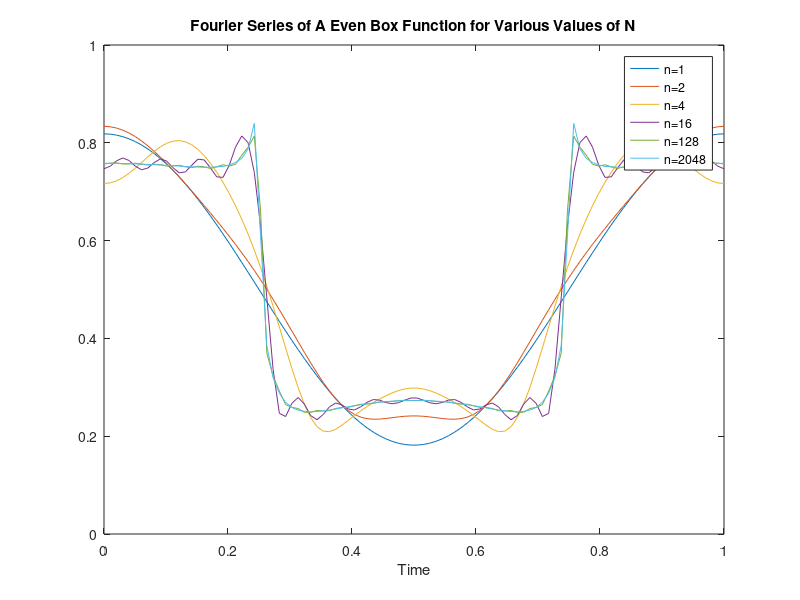

This chart was generated by the following MATLAB code:
%% Assignment 3 Question 2 Fourier Series 
clear all; close all; 
a0 = 1;
w = 2*pi;  
sm = 0; %This is an even function so there won't be any contribution from the odd function extention
t= linspace(0,1);

n = [1 2 4 16 128 2048]; %n values for separate trunacated series 
a1 = zeros(1, numel(t)); %makes matrix to preallocate for speed 
a2 = zeros(1, numel(t));
a3 = zeros(1, numel(t));
a4 = zeros(1, numel(t));
a5 = zeros(1, numel(t));
a6 = zeros(1, numel(t));
dc = a0/2; %this is the dc term pulled out 
 
for v=1:n(1)%for loop creates a vector from 1:n and steps through each value
    cn(v) = -2/(v*w)*((-1).^((v+1)/2));
    a1 = a1 + cn(v).*cos(v.*w*t); %ask how to make a second for loop work to go through the n values for the series so you don't gotta do this shit yourself 
end

for v=1:n(2)%for loop creates a vector from 1:n and steps through each value
    cn(v) = -2/(v*w)*((-1).^((v+1)/2));
    a2 = a2 + cn(v).*cos(v.*w*t); %ask how to make a second for loop work to go through the n values for the series so you don't gotta do this shit yourself 
end

for v=1:n(3)%for loop creates a vector from 1:n and steps through each value
    cn(v) = -2/(v*w)*((-1).^((v+1)/2));
    a3 = a3 + cn(v).*cos(v.*w*t); %ask how to make a second for loop work to go through the n values for the series so you don't gotta do this shit yourself 
end

for v=1:n(4)%for loop creates a vector from 1:n and steps through each value
    cn(v) = -2/(v*w)*((-1).^((v+1)/2));
    a4 = a4 + cn(v).*cos(v.*w*t); %ask how to make a second for loop work to go through the n values for the series so you don't gotta do this shit yourself 
end

for v=1:n(5)%for loop creates a vector from 1:n and steps through each value
    cn(v) = -2/(v*w)*((-1).^((v+1)/2));
    a5 = a5 + cn(v).*cos(v.*w*t); %ask how to make a second for loop work to go through the n values for the series so you don't gotta do this shit yourself 
end

for v=1:n(6)%for loop creates a vector from 1:n and steps through each value
    cn(v) = -2/(v*w)*((-1).^((v+1)/2));
    a6 = a6 + cn(v).*cos(v.*w*t); %ask how to make a second for loop work to go through the n values for the series so you don't gotta do this shit yourself 
end

A1 = dc+a1;
A2 = dc+a2; 
A3 = dc+a3; 
A4 = dc+a4; 
A5 = dc+a5; 
A6 = dc+a6; 

figure(1) 
plot(t,abs(A1))
hold on;
plot(t,abs(A2))
hold on;
plot(t,abs(A3))
hold on;
plot(t,abs(A4))
hold on;
plot(t,abs(A5))
hold on; 
plot(t,abs(A6))
hold on;
title('Fourier Series of A Even Box Function for Various Values of N') 
xlabel('Time') 
legend('n=1','n=2','n=4','n=16','n=128','n=2048')

%% Comments 
% The Fourier Series returns functions similar to the even box car function
% given to us. For n=1, we have a single sin wave to make up our function.
% This single sin wave cannot resolve the singularity at t=1/4 and t=3/4.
% As we increase n, we converge towards our original function. One issue we 
% run into is the overshoot both before and after the singularity. With 
% increasing n, that issue minimizes. 
% More of a comment on my code. I originally tried to use double for loop
% in order to just have it plot for each value of n, in the nested loops,
% but I found that when I tried to use the nested loop it created "bumps"
% along the function and didn't look quite right, hence the hard coding of
% it all. 

